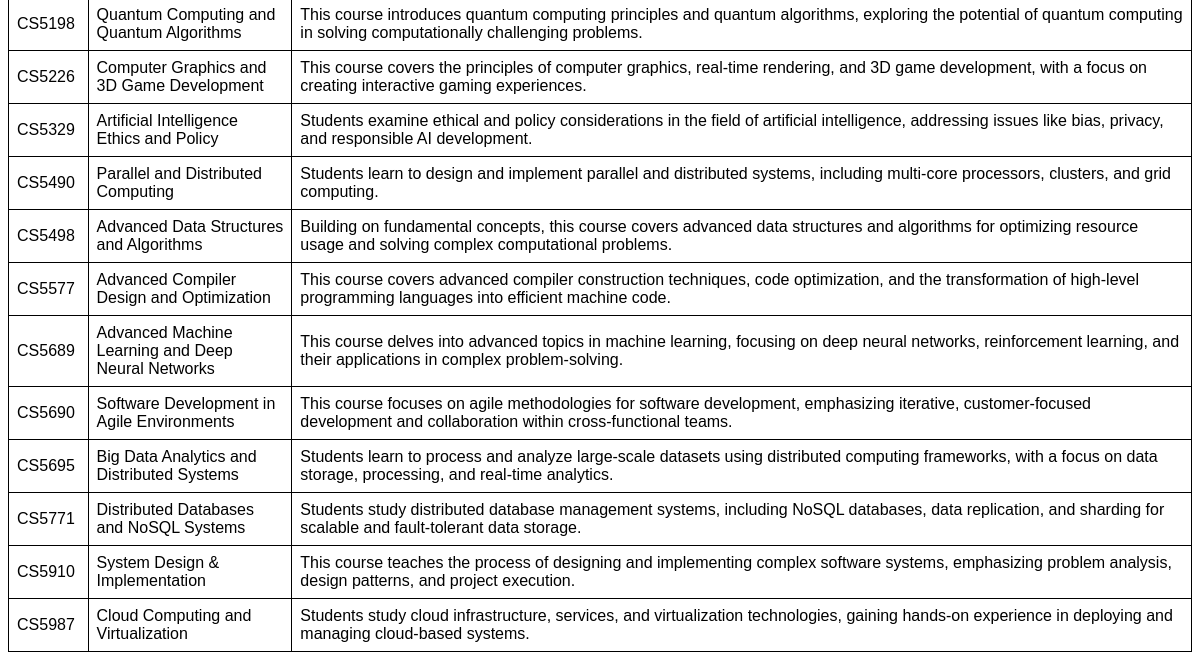
/Systemsproject/Cisinfo1.php (lower part), run on an earlier commit of the app's database.
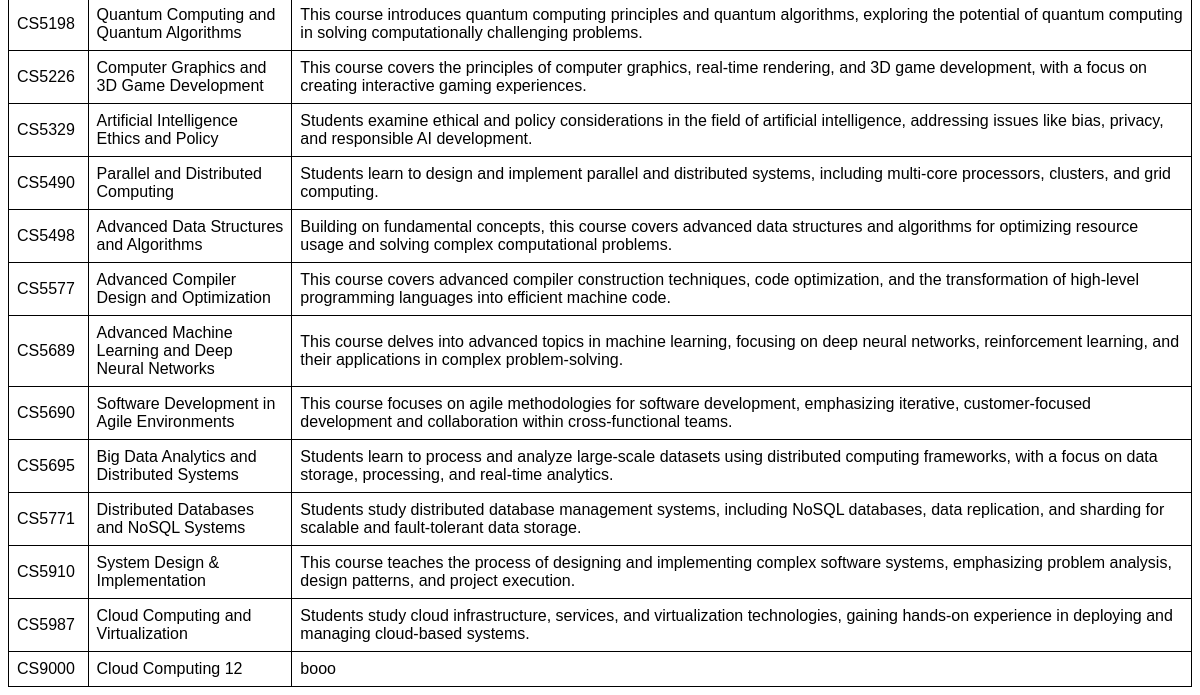
And on a later commit of the database.
### tables this page shows
CREATE TABLE `course` (
  `CourseID` varchar(100) NOT NULL,
  `CourseName` varchar(100) DEFAULT NULL,
  `DeptID` varchar(25) DEFAULT NULL,
  `Credits` int(11) DEFAULT NULL,
  `Description` varchar(5000) DEFAULT NULL,
  `CourseType` varchar(100) DEFAULT NULL
);

### Systemsproject/Cisinfo1.php (the view, shortened to what this page needs)
<?php
@include 'config1.php';
$cisCoursesQuery = "SELECT * FROM course WHERE DeptID = 'CIS'";
$cisCoursesResult = mysqli_query($conn, $cisCoursesQuery);
$cisCourses = [];
while ($course = mysqli_fetch_assoc($cisCoursesResult)) {
    $cisCourses[] = $course;
}
?>
<!DOCTYPE html>
<html lang="en">
<head>
</head>
<body>
    <main>
    <main>
        <section>
            <table>
                <?php foreach ($cisCourses as $course): ?>
                <tr>
                    <td><?php echo $course['CourseID']; ?></td>
                    <td><?php echo $course['CourseName']; ?></td>
                    <td><?php echo $course['Description']; ?></td>
                </tr>
                <?php endforeach; ?>
            </table>
        </section>
    </main>
</body>
</html>

What changed in the data, as far as the page shows it:
added course: CourseID "CS9000", CourseName "Cloud Computing 12", Description "booo"
